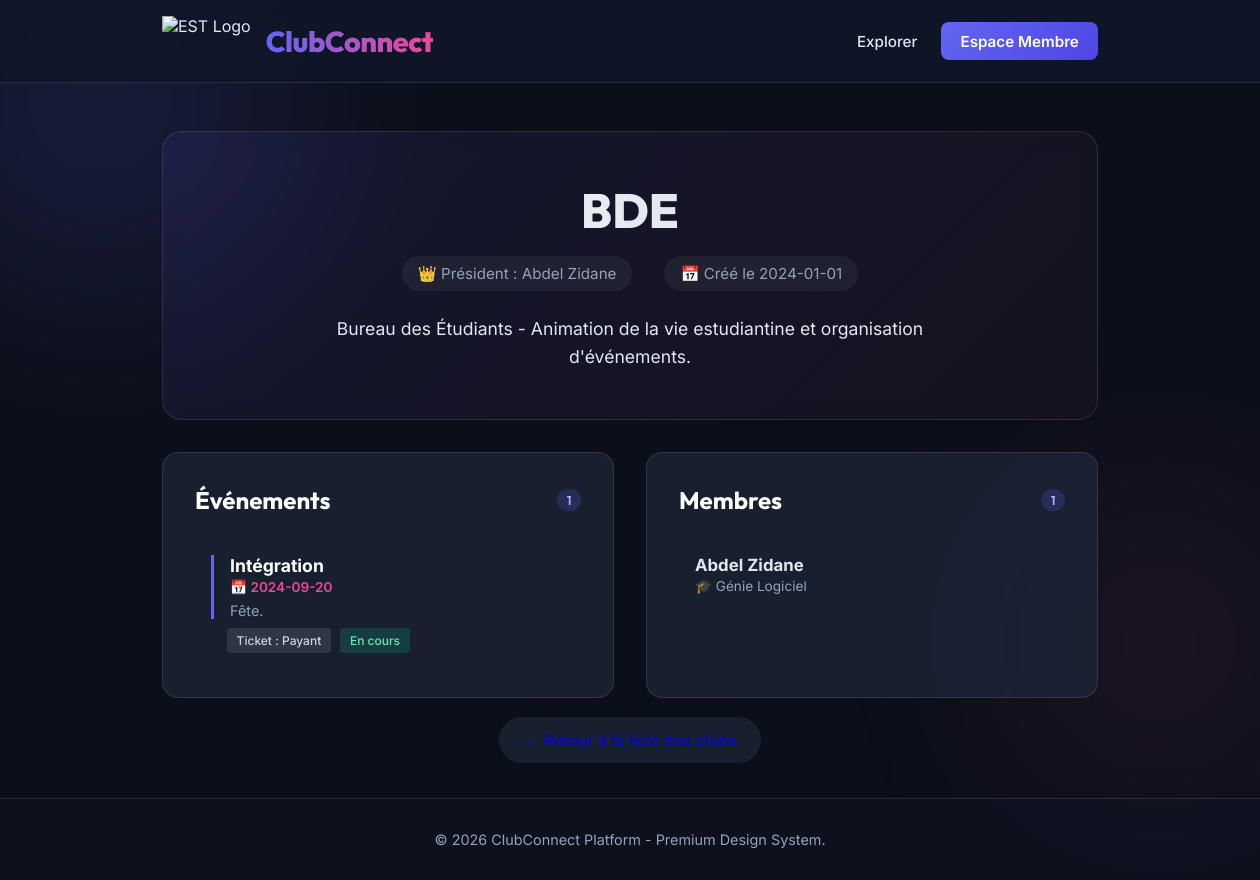
The app's page /club/1 with its own data.
### models.py (models this page shows, shortened)
class Club(db.Model):
    __tablename__ = 'club'
    id = db.Column(db.Integer, primary_key=True)
    _nom = db.Column('nom', db.String(100), nullable=False)
    description = db.Column(db.Text)
    categorie = db.Column(db.String(50))
    date_creation = db.Column(db.String(20))
    president_id = db.Column(db.Integer, db.ForeignKey('membre.id'))
    evenements = db.relationship('Evenement', backref='club', cascade="all, delete-orphan", lazy=True)
    @property
    def nom(self):
        return self._nom
    @nom.setter
    def nom(self, value):
        self._nom = value
    nom = db.synonym('_nom', descriptor=nom)

class Membre(db.Model):
    __tablename__ = 'membre'
    id = db.Column(db.Integer, primary_key=True)
    type_membre = db.Column(db.String(50))
    _nom = db.Column('nom', db.String(100), nullable=False)
    _prenom = db.Column('prenom', db.String(100), nullable=False)
    _email = db.Column('email', db.String(120), unique=True, nullable=False)
    _password = db.Column('password', db.String(100), nullable=False)
    filiere = db.Column(db.String(100))
    telephone = db.Column(db.String(20))
    clubs_rejoints = db.relationship('Club', secondary=club_membres, backref=db.backref('membres', lazy=True))
    evenements_inscrits = db.relationship('Evenement', secondary=event_membres, backref=db.backref('membres_inscrits', lazy=True))
    __mapper_args__ = {
        'polymorphic_identity': 'membre',
        'polymorphic_on': type_membre
    }
    @property
    def nom(self):
        return self._nom
    @nom.setter
    def nom(self, value):
        if not value or len(value) < 2:
            raise ValueError("Nom invalide")
        self._nom = value
    nom = db.synonym('_nom', descriptor=nom)
    @property
    def prenom(self):
        return self._prenom
    @prenom.setter
    def prenom(self, value):
        if not value:
            raise ValueError("Prénom invalide")
        self._prenom = value
    prenom = db.synonym('_prenom', descriptor=prenom)
    @property
    def email(self):
        return self._email
    @email.setter
    def email(self, value):
        if "@" not in value:
            raise ValueError("Email invalide")
        self._email = value
    email = db.synonym('_email', descriptor=email)
    @property
    def password(self):
        return self._password
    @password.setter
    def password(self, value):
        if len(value) < 4:
            raise ValueError("Mot de passe trop court")
        self._password = value
    password = db.synonym('_password', descriptor=password)

class Evenement(db.Model):
    __tablename__ = 'evenement'
    id = db.Column(db.Integer, primary_key=True)
    _titre = db.Column('titre', db.String(100), nullable=False)
    date = db.Column(db.String(20))
    description = db.Column(db.Text)
    adhesion = db.Column(db.String(20))  # Gratuit / Payant
    termine = db.Column(db.Boolean, default=False)
    club_id = db.Column(db.Integer, db.ForeignKey('club.id'))
    @property
    def titre(self):
        return self._titre
    @titre.setter
    def titre(self, value):
        self._titre = value
    titre = db.synonym('_titre', descriptor=titre)
    def statut(self):
        return "Terminé" if self.termine else "En cours"

### app.py (the view)
@app.route('/club/<int:club_id>')
def voir_club(club_id):
    club = db.session.get(Club, club_id)
    if not club:
        return "Club non trouvé", 404
    return render_template('club.html', club=club)

### templates/club.html (shortened to what this page needs)
{% extends 'base.html' %}
{% block content %}
<div class="club-header animate-in">
    <h2 class="club-name">{{ club.nom }}</h2>
    <div class="club-meta">
        <span>👑 Président : {{ club.president.prenom }} {{ club.president.nom }}</span>
        <span>📅 Créé le {{ club.date_creation }}</span>
    </div>
    <p class="club-desc">{{ club.description }}</p>
</div>
<div class="dashboard-grid animate-in" style="animation-delay: 0.2s;">
    <div class="section-card">
        <h3 class="section-title">
            Événements
            <span class="badge">{{ club.evenements|length }}</span>
        </h3>
        <ul class="list-group">
            {% for event in club.evenements %}
                <li class="list-item" style="display: block;">
                    <div class="event-info">
                        <strong>{{ event.titre }}</strong>
                        <span class="event-date">📅 {{ event.date }}</span>
                        <p class="event-desc">{{ event.description }}</p>
                    </div>
                    <div style="margin-top: 10px; padding-left: 1rem;">
                        <span class="event-type">Ticket : {{ event.adhesion }}</span>
                        <span class="event-type" style="margin-left: 5px; background: {% if event.statut() == 'Terminé' %}rgba(239, 68, 68, 0.2){% else %}rgba(16, 185, 129, 0.2){% endif %}; color: {% if event.statut() == 'Terminé' %}#fca5a5{% else %}#6ee7b7{% endif %};">{{ event.statut() }}</span>
                    </div>
                </li>
            {% else %}
                <li class="list-item" style="color: var(--text-muted); justify-content: center; padding: 2rem;">Aucun événement prévu.</li>
            {% endfor %}
        </ul>
    </div>
    <div class="section-card">
        <h3 class="section-title">
            Membres
            <span class="badge">{{ club.membres|length }}</span>
        </h3>
        <ul class="list-group">
            {% for membre in club.membres %}
                <li class="list-item">
                    <div class="member-info">
                        <strong>{{ membre.prenom }} {{ membre.nom }}</strong>
                        <span>🎓 {{ membre.filiere }}</span>
                    </div>
                </li>
            {% else %}
                <li class="list-item" style="color: var(--text-muted); justify-content: center; padding: 2rem;">Aucun membre.</li>
            {% endfor %}
        </ul>
    </div>
</div>
<div class="animate-in" style="margin-top: 2rem; text-align: center; animation-delay: 0.4s;">
    <a href="/" class="btn-outline" style="background: var(--card-bg); backdrop-filter: blur(10px); border-radius: 30px; padding: 0.8rem 1.5rem;">&larr; Retour à la liste des clubs</a>
</div>
{% endblock %}

### templates/base.html (style rules this page uses)
:root { --bg-color: #0b0f19; --text-main: #e2e8f0; --text-muted: #94a3b8; --primary: #6366f1; --primary-hover: #4f46e5; --accent: #ec4899; --card-bg: rgba(30, 41, 59, 0.7); --card-border: rgba(255, 255, 255, 0.1); }
* { box-sizing: border-box; margin: 0; padding: 0; }
body { font-family: 'Inter', sans-serif; background-color: var(--bg-color); color: var(--text-main); min-height: 100vh; position: relative; overflow-x: hidden; display: flex; flex-direction: column; }
.animate-in { animation: fadeUp 0.6s ease-out forwards; opacity: 0; transform: translateY(20px); }

### templates/club.html (style rules this page uses)
.club-header { background: linear-gradient(135deg, rgba(99, 102, 241, 0.1), rgba(236, 72, 153, 0.05)); border: 1px solid var(--card-border); border-radius: 20px; padding: 3rem; margin-bottom: 2rem; backdrop-filter: blur(10px); text-align: center; position: relative; overflow: hidden; }
.club-name { font-family: 'Outfit', sans-serif; font-size: 3rem; font-weight: 800; margin-bottom: 1rem; background: linear-gradient(to right, #fff, #cbd5e1); -webkit-background-clip: text; -webkit-text-fill-color: transparent; }
.club-meta { display: flex; justify-content: center; gap: 2rem; color: var(--text-muted); font-size: 0.95rem; margin-bottom: 1.5rem; }
.club-meta span { display: flex; align-items: center; gap: 0.5rem; background: rgba(255,255,255,0.05); padding: 0.5rem 1rem; border-radius: 30px; }
.club-desc { max-width: 600px; margin: 0 auto; font-size: 1.1rem; line-height: 1.6; }
.dashboard-grid { display: grid; grid-template-columns: 1fr 1fr; gap: 2rem; }
.section-card { background: var(--card-bg); border: 1px solid var(--card-border); border-radius: 16px; padding: 2rem; backdrop-filter: blur(10px); }
.section-title { font-family: 'Outfit', sans-serif; font-size: 1.5rem; color: #fff; margin-bottom: 1.5rem; display: flex; align-items: center; justify-content: space-between; }
.badge { background: rgba(99, 102, 241, 0.2); color: #a5b4fc; padding: 0.2rem 0.6rem; border-radius: 20px; font-size: 0.8rem; font-weight: 600; }
.list-group { list-style: none; }
.list-item { padding: 1rem; border-bottom: 1px solid rgba(255,255,255,0.05); display: flex; justify-content: space-between; align-items: center; transition: background 0.2s ease; border-radius: 8px; }
.list-item:last-child { border-bottom: none; }
.member-info strong { color: #e2e8f0; display: block; font-size: 1.05rem; }
.member-info span { color: var(--text-muted); font-size: 0.85rem; }
.event-info { border-left: 3px solid var(--primary); padding-left: 1rem; }
.event-info strong { color: #fff; display: block; font-size: 1.1rem; margin-bottom: 0.2rem; }
.event-date { color: var(--accent); font-size: 0.85rem; font-weight: 600; margin-bottom: 0.4rem; display: block; }
.event-desc { color: var(--text-muted); font-size: 0.9rem; margin-bottom: 0.5rem; }
.event-type { background: rgba(255,255,255,0.1); padding: 0.3rem 0.6rem; border-radius: 4px; font-size: 0.75rem; color: #cbd5e1; font-weight: 500; }

### records on screen
Club: nom "BDE", date_creation "2024-01-01", description "Bureau des Étudiants - Animation de la vie estudiantine et organisation d'événements."
Membre: president.prenom "Abdel", president.nom "Zidane", prenom "Abdel", nom "Zidane", filiere "Génie Logiciel"
Evenement: titre "Intégration", date "2024-09-20", description "Fête.", adhesion "Payant", statut "En cours"

### other values on screen
{{ club.evenements|length }} "1"
{{ club.membres|length }} "1"
